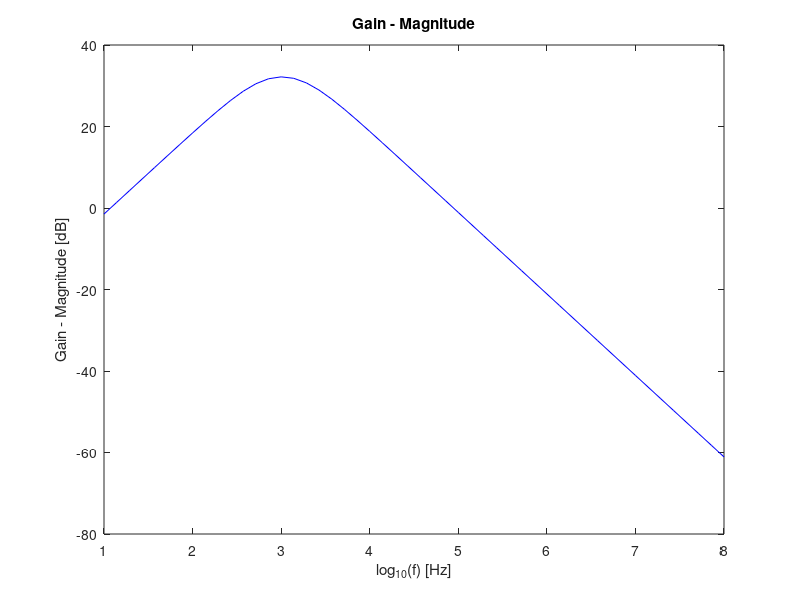
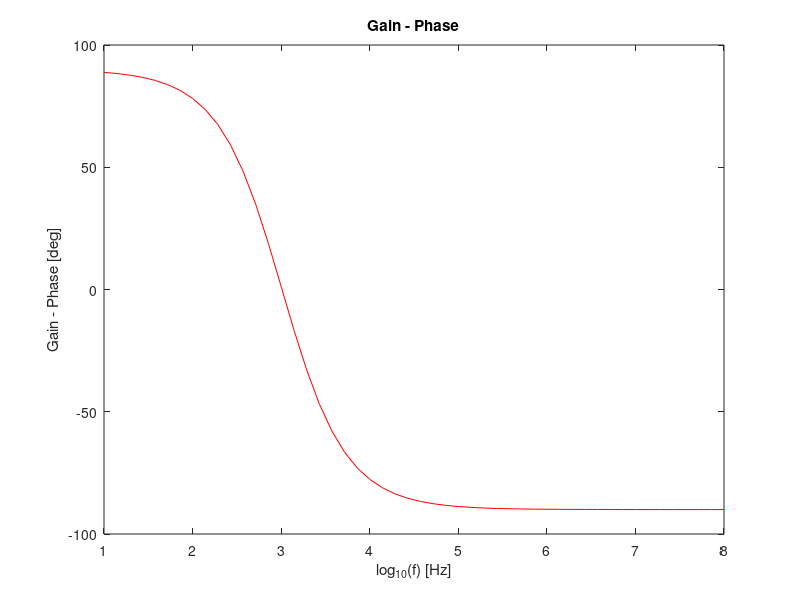

These charts were generated, in order, by the following MATLAB code:
R1 = 1000;
R2 = 1e3;
R3 = 300e3;
R4 = 5e3;
C1 = 220e-9;
C2 = 110e-9;


f_low = 1/(2*pi*C1*R1);
f_high = 1/(2*pi*C2*R2);

%CENTRAL FREQUENCY

f_c=sqrt(f_low*f_high)

tab=fopen("freq.tex", "w");
fprintf(tab, "$f_L$ & $%f$ \\\\ \\hline \n", f_low);
fprintf(tab, "$f_H$ & $%f$ \\\\ \\hline \n", f_high);
fprintf(tab, "$f_0$ & $%f$ \\\\ \\hline \n", f_c);
fclose(tab);


%CENTRAL FREQUENCY DEVIATION
cfreq_dev = abs(f_c-1000)


%TRANSFER FUNCTION

%T = ((R1*C1*s)/(1+R1*C1*s))*(1+R3/R4)*(1/(1+R2*C2*s));


%INPUT IMPEDANCE (f=f_c)

ZI = R1 + 1/(2*pi*f_c*C1)


%OUTPUT IMPEDANCE (f=f_c)

ZO = 1/(2*pi*f_c*C2+1/R2)


%GAIN (f=f_c)

w=2*pi*f_c;
s=j*w;
T = ((R1*C1*s)/(1+R1*C1*s))*(1+R3/R4)*(1/(1+R2*C2*s));

Av_c = abs(T)


%GAIN (f=1kHz)

w=2*pi*1000;
s=j*w;
T = ((R1*C1*s)/(1+R1*C1*s))*(1+R3/R4)*(1/(1+R2*C2*s));

Av_1 = abs(T)


%GAIN DEVIATION
gain_dev = abs(Av_1-100)
 
 
%GAIN DEVIATION dB
Av_1_db = 20*log10(Av_1)
gain_dev_db = abs(Av_1_db-40)

%FREQUENCY DEVIATION Hz

freq_dev=1000-f_c;


%FREQUENCY RESPONSE

f=logspace(1,8); %Hz
for i=1:length(f)
w=2*pi*f(i);
s = j*w;

T(i) = ((R1*C1*s)/(1+R1*C1*s))*(1+R3/R4)*(1/(1+R2*C2*s));
Av = abs(T);
phase_Av = angle(T)*180/pi;

end


freq_db = figure ();
plot (log10(f), 20*log10(Av), "b");
xlabel ("log_{10}(f) [Hz]");
ylabel ("Gain - Magnitude [dB]");
title ("Gain - Magnitude");
print (freq_db, "freq_db.eps", "-depsc");

freq_p = figure ();
plot (log10(f), phase_Av, "r");
xlabel ("log_{10}(f) [Hz]");
ylabel ("Gain - Phase [deg]");
title ("Gain - Phase");
print (freq_p, "freq_p.eps", "-depsc");


tab=fopen("imped.tex", "w");
fprintf(tab, "$Z_I$ & $%f$ \\\\ \\hline \n", ZI);
fprintf(tab, "$Z_O$ & $%f$ \\\\ \\hline \n", ZO);
fclose(tab);

tab=fopen("dev.tex", "w");
fprintf(tab, "$A_v deviation (Db)$ & $%f$ \\\\ \\hline \n", gain_dev_db);
fprintf(tab, "$f_0 deviation (Hz)$ & $%f$ \\\\ \\hline \n", freq_dev);
fclose(tab);



